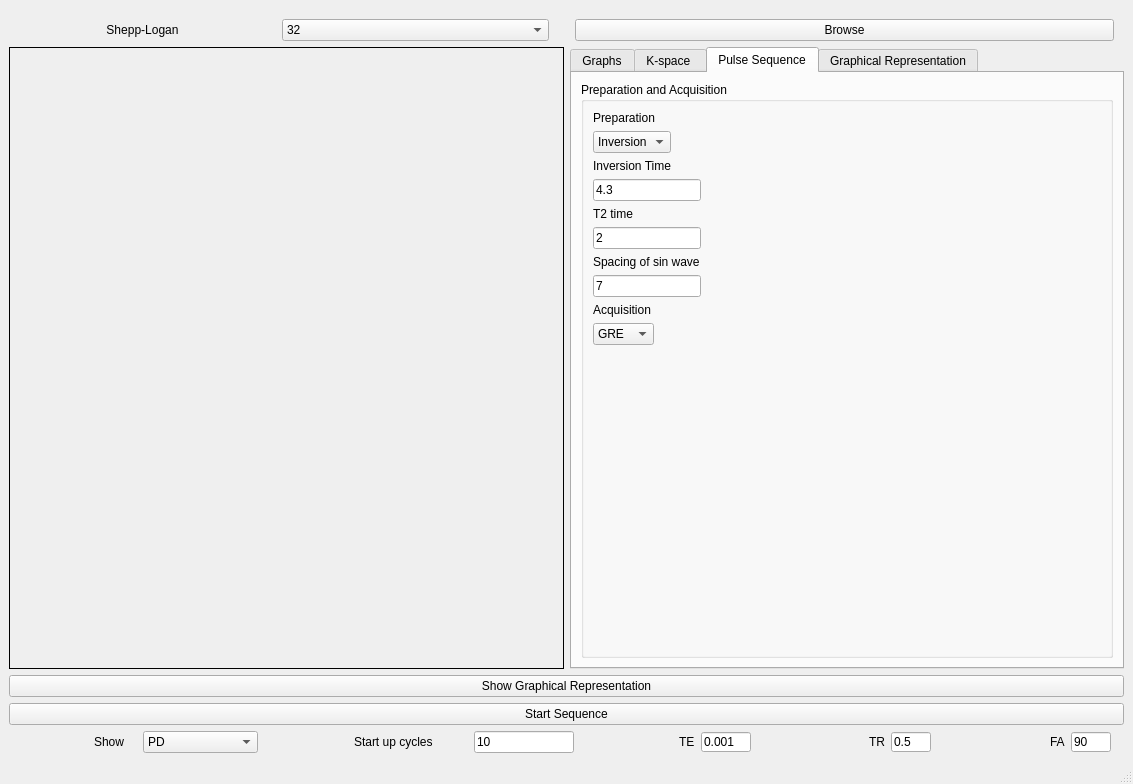
<?xml version="1.0" encoding="UTF-8"?>
<ui version="4.0">
 <class>MainWindow</class>
 <widget class="QMainWindow" name="MainWindow">
  <property name="geometry">
   <rect>
    <x>0</x>
    <y>0</y>
    <width>1133</width>
    <height>784</height>
   </rect>
  </property>
  <property name="windowTitle">
   <string>MRI Sequence Simulator</string>
  </property>
  <widget class="QWidget" name="centralwidget">
   <layout class="QVBoxLayout" name="verticalLayout_2">
    <item>
     <spacer name="verticalSpacer">
      <property name="orientation">
       <enum>Qt::Vertical</enum>
      </property>
      <property name="sizeType">
       <enum>QSizePolicy::Fixed</enum>
      </property>
      <property name="sizeHint" stdset="0">
       <size>
        <width>20</width>
        <height>10</height>
       </size>
      </property>
     </spacer>
    </item>
    <item>
     <layout class="QHBoxLayout" name="horizontalLayout_12">
      <item>
       <layout class="QHBoxLayout" name="horizontalLayout">
        <item>
         <layout class="QHBoxLayout" name="horizontalLayout_13">
          <item>
           <widget class="QPushButton" name="btnSheppCreate">
            <property name="text">
             <string>Shepp-Logan</string>
            </property>
            <property name="checkable">
             <bool>false</bool>
            </property>
            <property name="flat">
             <bool>true</bool>
            </property>
           </widget>
          </item>
          <item>
           <widget class="QComboBox" name="comboSheppSize">
            <item>
             <property name="text">
              <string>32</string>
             </property>
            </item>
            <item>
             <property name="text">
              <string>64</string>
             </property>
            </item>
            <item>
             <property name="text">
              <string>128</string>
             </property>
            </item>
            <item>
             <property name="text">
              <string>256</string>
             </property>
            </item>
            <item>
             <property name="text">
              <string>512</string>
             </property>
            </item>
           </widget>
          </item>
         </layout>
        </item>
        <item>
         <spacer name="verticalSpacer_10">
          <property name="orientation">
           <enum>Qt::Vertical</enum>
          </property>
          <property name="sizeType">
           <enum>QSizePolicy::Fixed</enum>
          </property>
          <property name="sizeHint" stdset="0">
           <size>
            <width>20</width>
            <height>20</height>
           </size>
          </property>
         </spacer>
        </item>
        <item>
         <widget class="QPushButton" name="btnBrowse">
          <property name="sizePolicy">
           <sizepolicy hsizetype="Preferred" vsizetype="Fixed">
            <horstretch>0</horstretch>
            <verstretch>0</verstretch>
           </sizepolicy>
          </property>
          <property name="minimumSize">
           <size>
            <width>100</width>
            <height>0</height>
           </size>
          </property>
          <property name="text">
           <string>Browse</string>
          </property>
         </widget>
        </item>
       </layout>
      </item>
      <item>
       <spacer name="horizontalSpacer">
        <property name="orientation">
         <enum>Qt::Horizontal</enum>
        </property>
        <property name="sizeType">
         <enum>QSizePolicy::Fixed</enum>
        </property>
        <property name="sizeHint" stdset="0">
         <size>
          <width>10</width>
          <height>20</height>
         </size>
        </property>
       </spacer>
      </item>
     </layout>
    </item>
    <item>
     <layout class="QHBoxLayout" name="horizontalLayout_14">
      <item>
       <widget class="QLabel" name="phantomlbl">
        <property name="sizePolicy">
         <sizepolicy hsizetype="Expanding" vsizetype="Expanding">
          <horstretch>0</horstretch>
          <verstretch>0</verstretch>
         </sizepolicy>
        </property>
        <property name="mouseTracking">
         <bool>true</bool>
        </property>
        <property name="frameShape">
         <enum>QFrame::Box</enum>
        </property>
        <property name="text">
         <string/>
        </property>
       </widget>
      </item>
      <item>
       <widget class="QTabWidget" name="tabWidget">
        <property name="currentIndex">
         <number>2</number>
        </property>
        <widget class="QWidget" name="tabGraph">
         <attribute name="title">
          <string>Graphs</string>
         </attribute>
         <layout class="QVBoxLayout" name="verticalLayout_3">
          <item>
           <layout class="QVBoxLayout" name="verticalLayout_6">
            <item>
             <widget class="PlotWidget" name="graphicsPlotT1">
              <property name="sizePolicy">
               <sizepolicy hsizetype="Preferred" vsizetype="Preferred">
                <horstretch>0</horstretch>
                <verstretch>0</verstretch>
               </sizepolicy>
              </property>
              <property name="maximumSize">
               <size>
                <width>16777215</width>
                <height>16777215</height>
               </size>
              </property>
             </widget>
            </item>
            <item>
             <widget class="PlotWidget" name="graphicsPlotT2">
              <property name="sizePolicy">
               <sizepolicy hsizetype="Preferred" vsizetype="Preferred">
                <horstretch>0</horstretch>
                <verstretch>0</verstretch>
               </sizepolicy>
              </property>
              <property name="maximumSize">
               <size>
                <width>16777215</width>
                <height>16777215</height>
               </size>
              </property>
             </widget>
            </item>
           </layout>
          </item>
         </layout>
        </widget>
        <widget class="QWidget" name="tabKspace">
         <attribute name="title">
          <string>K-space </string>
         </attribute>
         <layout class="QVBoxLayout" name="verticalLayout_4">
          <item>
           <layout class="QVBoxLayout" name="verticalLayout">
            <item>
             <widget class="QLabel" name="kspaceLbl">
              <property name="minimumSize">
               <size>
                <width>128</width>
                <height>128</height>
               </size>
              </property>
              <property name="mouseTracking">
               <bool>true</bool>
              </property>
              <property name="frameShape">
               <enum>QFrame::Box</enum>
              </property>
              <property name="text">
               <string/>
              </property>
             </widget>
            </item>
           </layout>
          </item>
         </layout>
        </widget>
        <widget class="QWidget" name="tab_5">
         <attribute name="title">
          <string>Pulse Sequence</string>
         </attribute>
         <layout class="QGridLayout" name="gridLayout">
          <item row="0" column="1">
           <widget class="QGroupBox" name="groupBox">
            <property name="title">
             <string>Preparation and Acquisition</string>
            </property>
            <layout class="QFormLayout" name="formLayout">
             <item row="1" column="0">
              <widget class="QComboBox" name="prepSelc">
               <item>
                <property name="text">
                 <string>Inversion</string>
                </property>
               </item>
               <item>
                <property name="text">
                 <string>T2prep</string>
                </property>
               </item>
               <item>
                <property name="text">
                 <string>Tagging</string>
                </property>
               </item>
              </widget>
             </item>
             <item row="8" column="0">
              <widget class="QLineEdit" name="Invtime">
               <property name="text">
                <string>4.3</string>
               </property>
              </widget>
             </item>
             <item row="17" column="0">
              <widget class="QComboBox" name="acqBox">
               <property name="maximumSize">
                <size>
                 <width>200</width>
                 <height>16777215</height>
                </size>
               </property>
               <item>
                <property name="text">
                 <string>GRE</string>
                </property>
               </item>
               <item>
                <property name="text">
                 <string>SSFP</string>
                </property>
               </item>
               <item>
                <property name="text">
                 <string>SE</string>
                </property>
               </item>
              </widget>
             </item>
             <item row="7" column="0">
              <widget class="QLabel" name="InvTimeText">
               <property name="maximumSize">
                <size>
                 <width>16777215</width>
                 <height>20</height>
                </size>
               </property>
               <property name="text">
                <string>Inversion Time</string>
               </property>
              </widget>
             </item>
             <item row="9" column="0">
              <widget class="QLabel" name="T2prepText">
               <property name="maximumSize">
                <size>
                 <width>16777215</width>
                 <height>20</height>
                </size>
               </property>
               <property name="text">
                <string>T2 time</string>
               </property>
              </widget>
             </item>
             <item row="10" column="0">
              <widget class="QLineEdit" name="T2prep">
               <property name="maximumSize">
                <size>
                 <width>150</width>
                 <height>200</height>
                </size>
               </property>
               <property name="text">
                <string>2</string>
               </property>
              </widget>
             </item>
             <item row="11" column="0">
              <widget class="QLabel" name="spacingText">
               <property name="maximumSize">
                <size>
                 <width>16777215</width>
                 <height>20</height>
                </size>
               </property>
               <property name="text">
                <string>Spacing of sin wave</string>
               </property>
              </widget>
             </item>
             <item row="12" column="0">
              <widget class="QLineEdit" name="spacingSW">
               <property name="text">
                <string>7</string>
               </property>
              </widget>
             </item>
             <item row="0" column="0">
              <widget class="QLabel" name="label_2">
               <property name="text">
                <string>Preparation</string>
               </property>
              </widget>
             </item>
             <item row="16" column="0">
              <widget class="QLabel" name="label_3">
               <property name="text">
                <string>Acquisition</string>
               </property>
              </widget>
             </item>
            </layout>
           </widget>
          </item>
         </layout>
        </widget>
        <widget class="QWidget" name="tab">
         <attribute name="title">
          <string>Graphical Representation</string>
         </attribute>
         <layout class="QGridLayout" name="gridLayout_3">
          <item row="0" column="0">
           <widget class="PlotWidget" name="graphicsRep"/>
          </item>
         </layout>
        </widget>
       </widget>
      </item>
     </layout>
    </item>
    <item>
     <widget class="QPushButton" name="showGraphics">
      <property name="text">
       <string>Show Graphical Representation</string>
      </property>
     </widget>
    </item>
    <item>
     <widget class="QPushButton" name="startSeq">
      <property name="text">
       <string>Start Sequence</string>
      </property>
     </widget>
    </item>
    <item>
     <layout class="QHBoxLayout" name="horizontalLayout_15" stretch="0,0,0,0,0,0,0,0,0,0,0,0,0,0,0">
      <property name="sizeConstraint">
       <enum>QLayout::SetDefaultConstraint</enum>
      </property>
      <item alignment="Qt::AlignRight">
       <widget class="QLabel" name="label_12">
        <property name="sizePolicy">
         <sizepolicy hsizetype="Preferred" vsizetype="Preferred">
          <horstretch>0</horstretch>
          <verstretch>0</verstretch>
         </sizepolicy>
        </property>
        <property name="text">
         <string>Show</string>
        </property>
       </widget>
      </item>
      <item>
       <spacer name="horizontalSpacer_19">
        <property name="orientation">
         <enum>Qt::Horizontal</enum>
        </property>
        <property name="sizeType">
         <enum>QSizePolicy::Fixed</enum>
        </property>
        <property name="sizeHint" stdset="0">
         <size>
          <width>13</width>
          <height>20</height>
         </size>
        </property>
       </spacer>
      </item>
      <item>
       <widget class="QComboBox" name="comboViewMode">
        <property name="sizePolicy">
         <sizepolicy hsizetype="Preferred" vsizetype="Fixed">
          <horstretch>0</horstretch>
          <verstretch>0</verstretch>
         </sizepolicy>
        </property>
        <item>
         <property name="text">
          <string>PD</string>
         </property>
        </item>
        <item>
         <property name="text">
          <string>T1</string>
         </property>
        </item>
        <item>
         <property name="text">
          <string>T2</string>
         </property>
        </item>
       </widget>
      </item>
      <item>
       <spacer name="horizontalSpacer_20">
        <property name="orientation">
         <enum>Qt::Horizontal</enum>
        </property>
        <property name="sizeType">
         <enum>QSizePolicy::Fixed</enum>
        </property>
        <property name="sizeHint" stdset="0">
         <size>
          <width>90</width>
          <height>17</height>
         </size>
        </property>
       </spacer>
      </item>
      <item>
       <widget class="QLabel" name="label">
        <property name="text">
         <string>Start up cycles</string>
        </property>
       </widget>
      </item>
      <item>
       <widget class="QLineEdit" name="startCyc">
        <property name="maximumSize">
         <size>
          <width>100</width>
          <height>16777215</height>
         </size>
        </property>
        <property name="text">
         <string>10</string>
        </property>
       </widget>
      </item>
      <item alignment="Qt::AlignRight">
       <widget class="QLabel" name="label_13">
        <property name="text">
         <string>TE</string>
        </property>
       </widget>
      </item>
      <item>
       <widget class="QLineEdit" name="TimeEcho">
        <property name="maximumSize">
         <size>
          <width>50</width>
          <height>20</height>
         </size>
        </property>
        <property name="text">
         <string>0.001</string>
        </property>
       </widget>
      </item>
      <item>
       <spacer name="horizontalSpacer_21">
        <property name="orientation">
         <enum>Qt::Horizontal</enum>
        </property>
        <property name="sizeType">
         <enum>QSizePolicy::Fixed</enum>
        </property>
        <property name="sizeHint" stdset="0">
         <size>
          <width>13</width>
          <height>20</height>
         </size>
        </property>
       </spacer>
      </item>
      <item alignment="Qt::AlignRight">
       <widget class="QLabel" name="label_14">
        <property name="text">
         <string>TR</string>
        </property>
       </widget>
      </item>
      <item>
       <widget class="QLineEdit" name="TimeRepeat">
        <property name="maximumSize">
         <size>
          <width>40</width>
          <height>20</height>
         </size>
        </property>
        <property name="text">
         <string>0.5</string>
        </property>
       </widget>
      </item>
      <item>
       <spacer name="horizontalSpacer_22">
        <property name="orientation">
         <enum>Qt::Horizontal</enum>
        </property>
        <property name="sizeType">
         <enum>QSizePolicy::Fixed</enum>
        </property>
        <property name="sizeHint" stdset="0">
         <size>
          <width>13</width>
          <height>20</height>
         </size>
        </property>
       </spacer>
      </item>
      <item alignment="Qt::AlignRight">
       <widget class="QLabel" name="label_15">
        <property name="text">
         <string>FA</string>
        </property>
       </widget>
      </item>
      <item>
       <widget class="QLineEdit" name="FlipAngle">
        <property name="maximumSize">
         <size>
          <width>40</width>
          <height>20</height>
         </size>
        </property>
        <property name="text">
         <string>90</string>
        </property>
       </widget>
      </item>
      <item>
       <spacer name="horizontalSpacer_23">
        <property name="orientation">
         <enum>Qt::Horizontal</enum>
        </property>
        <property name="sizeType">
         <enum>QSizePolicy::Fixed</enum>
        </property>
        <property name="sizeHint" stdset="0">
         <size>
          <width>13</width>
          <height>20</height>
         </size>
        </property>
       </spacer>
      </item>
     </layout>
    </item>
   </layout>
  </widget>
  <widget class="QMenuBar" name="menubar">
   <property name="geometry">
    <rect>
     <x>0</x>
     <y>0</y>
     <width>1133</width>
     <height>22</height>
    </rect>
   </property>
  </widget>
  <widget class="QStatusBar" name="statusbar"/>
 </widget>
 <customwidgets>
  <customwidget>
   <class>PlotWidget</class>
   <extends>QGraphicsView</extends>
   <header>pyqtgraph.h</header>
  </customwidget>
 </customwidgets>
 <resources/>
 <connections/>
</ui>
